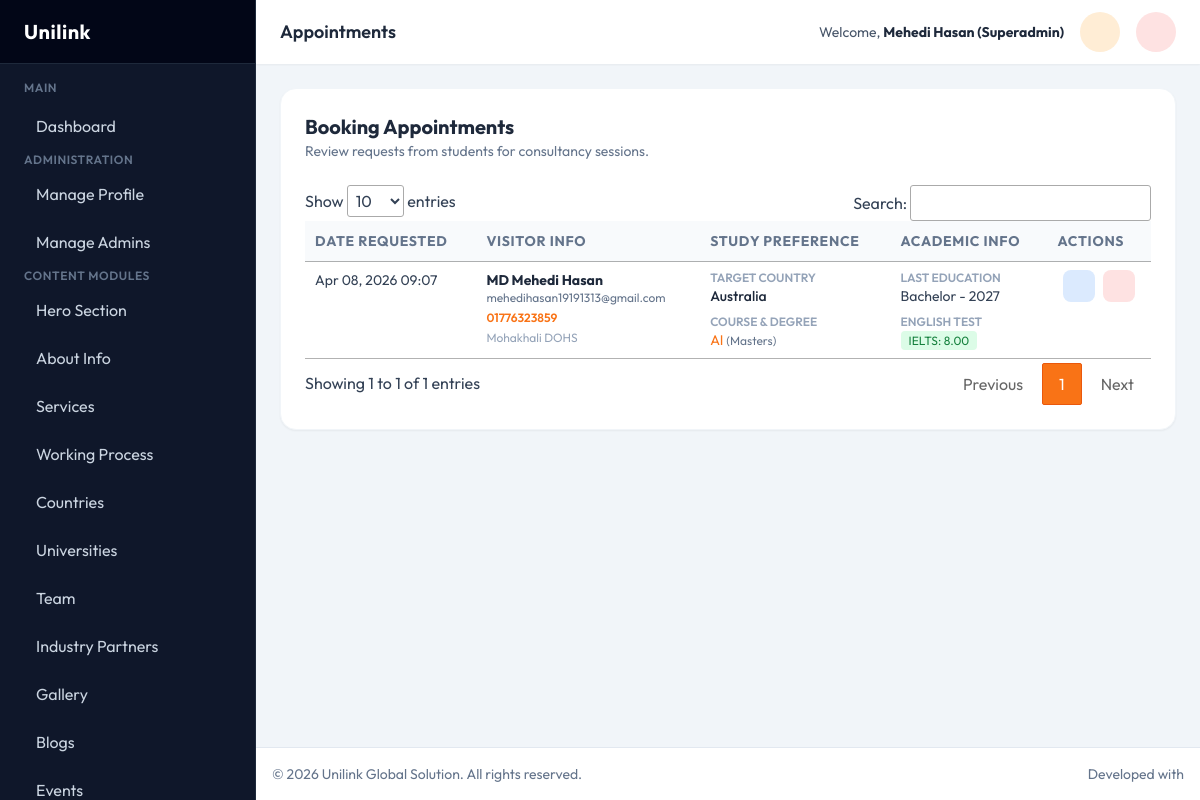
The app's page /admin/appointments.php (signed in) with its own data.
### tables this page shows
CREATE TABLE `appointment` (
  `id` int(11) NOT NULL,
  `name` varchar(255) DEFAULT NULL,
  `email` varchar(255) DEFAULT NULL,
  `phone` varchar(20) DEFAULT NULL,
  `address` text DEFAULT NULL,
  `last_academic_education` varchar(255) DEFAULT NULL,
  `passing_year` varchar(10) DEFAULT NULL,
  `department` varchar(255) DEFAULT NULL,
  `institution_name` varchar(255) DEFAULT NULL,
  `english_test` varchar(10) DEFAULT NULL,
  `test_name` varchar(100) DEFAULT NULL,
  `test_results` varchar(100) DEFAULT NULL,
  `planned_exam_date` date DEFAULT NULL,
  `degree` varchar(100) DEFAULT NULL,
  `interest_country` varchar(100) DEFAULT NULL,
  `interested_course` varchar(255) DEFAULT NULL,
  `created_at` timestamp NOT NULL DEFAULT current_timestamp()
);

### admin/appointments.php (the view, shortened to what this page needs)
<?php
require_once __DIR__ . '/components/header.php';
$appointments = $pdo->query("SELECT * FROM appointment ORDER BY id DESC")->fetchAll(PDO::FETCH_ASSOC);
?>
<div class="bg-white rounded-2xl shadow-sm border border-slate-100 p-6 mb-6">
    <div class="mb-6">
        <h3 class="text-xl font-bold text-slate-800">Booking Appointments</h3>
        <p class="text-slate-500 text-sm">Review requests from students for consultancy sessions.</p>
    </div>
    <div class="overflow-x-auto">
        <table class="w-full text-left border-collapse datatable">
            <thead>
                <tr class="bg-slate-50 text-slate-500 text-sm uppercase tracking-wider">
                    <th class="p-4 border-b">Date Requested</th>
                    <th class="p-4 border-b">Visitor Info</th>
                    <th class="p-4 border-b">Study Preference</th>
                    <th class="p-4 border-b">Academic Info</th>
                    <th class="p-4 border-b text-center">Actions</th>
                </tr>
            </thead>
            <tbody class="text-slate-700 text-sm">
                <?php foreach($appointments as $item): ?>
                <tr class="hover:bg-slate-50 border-b">
                    <td class="p-4 align-top"><?php echo date('M d, Y H:i', strtotime($item['created_at'])); ?></td>
                    <td class="p-4 align-top">
                        <div class="font-bold text-slate-800"><?php echo htmlspecialchars($item['name']); ?></div>
                        <div class="text-xs text-slate-500"><?php echo htmlspecialchars($item['email']); ?></div>
                        <div class="text-xs text-secondary mt-1 font-semibold"><?php echo htmlspecialchars($item['phone']); ?></div>
                        <div class="text-xs text-slate-400 mt-1"><?php echo htmlspecialchars(substr($item['address'] ?? '', 0, 50)); ?></div>
                    </td>
                    <td class="p-4 align-top">
                        <div class="text-xs font-semibold uppercase text-slate-400">Target Country</div>
                        <div class="mb-2 font-medium text-dark"><?php echo htmlspecialchars($item['interest_country'] ?? 'N/A'); ?></div>
                        <div class="text-xs font-semibold uppercase text-slate-400">Course & Degree</div>
                        <div class="text-secondary"><?php echo htmlspecialchars($item['interested_course'] ?? 'N/A'); ?> <span class="text-slate-500 text-xs">(<?php echo htmlspecialchars($item['degree'] ?? 'N/A'); ?>)</span></div>
                    </td>
                    <td class="p-4 align-top">
                        <div class="text-xs font-semibold uppercase text-slate-400">Last Education</div>
                        <div class="mb-2"><?php echo htmlspecialchars($item['last_academic_education'] ?? 'N/A'); ?> - <?php echo htmlspecialchars($item['passing_year'] ?? 'N/A'); ?></div>
                        <div class="text-xs font-semibold uppercase text-slate-400">English Test</div>
                        <div>
                            <?php if(!empty($item['english_test']) && strtolower($item['english_test']) === 'yes'): ?>
                                <span class="bg-green-100 text-green-700 px-2 py-0.5 rounded text-xs"><?php echo htmlspecialchars($item['test_name']); ?>: <?php echo htmlspecialchars($item['test_results']); ?></span>
                            <?php else: ?>
                                <span class="bg-slate-100 text-slate-500 px-2 py-0.5 rounded text-xs">No Test Taken</span>
                            <?php endif; ?>
                        </div>
                    </td>
                    <td class="p-4 text-center align-top flex justify-center gap-2">
                        <a href="appointment_view.php?id=<?php echo $item['id']; ?>" class="w-8 h-8 rounded-lg bg-blue-100 text-blue-600 flex items-center justify-center hover:bg-blue-200 transition">
                        </a>
                        <form action="appointments.php" method="POST" onsubmit="return confirm('Delete this record?');" class="inline">
                            <button type="submit" class="w-8 h-8 rounded-lg bg-red-100 text-red-600 flex items-center justify-center hover:bg-red-200 transition mx-auto">
                            </button>
                        </form>
                    </td>
                </tr>
                <?php endforeach; ?>
            </tbody>
        </table>
    </div>
</div>
<?php require_once __DIR__ . '/components/footer.php'; ?>

### admin/components/header.php (style rules this page uses)
body { font-family: 'Outfit', sans-serif; background-color: #f1f5f9; color: #334155; }

### records on screen
appointment: created_at "Apr 08, 2026 09:07", name "MD Mehedi Hasan", email "mehedihasan19191313@gmail.com", phone "01776323859", address "Mohakhali DOHS", interest_country "Australia", interested_course "AI", degree "Masters", last_academic_education "Bachelor", passing_year "2027", test_name "IELTS", test_results "8.00"

### other values on screen
str_replace(['_', '.php'], [' ', ''], $current_page) "Appointments"
$_SESSION['admin_name'] "Mehedi Hasan (Superadmin)"
